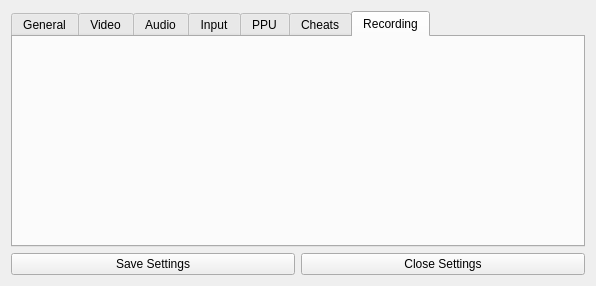
<?xml version="1.0" encoding="UTF-8"?>
<ui version="4.0">
 <class>wdgDialogSettings</class>
 <widget class="QWidget" name="wdgDialogSettings">
  <property name="geometry">
   <rect>
    <x>0</x>
    <y>0</y>
    <width>596</width>
    <height>286</height>
   </rect>
  </property>
  <property name="windowTitle">
   <string>Settings</string>
  </property>
  <layout class="QVBoxLayout" name="verticalLayout_wdgDialogSettings">
   <item>
    <widget class="QTabWidget" name="tabWidget_Settings">
     <property name="currentIndex">
      <number>6</number>
     </property>
     <widget class="QWidget" name="tab_General">
      <attribute name="icon">
       <iconset resource="resources.qrc">
        <normaloff>:/icon/icons/general.svgz</normaloff>:/icon/icons/general.svgz</iconset>
      </attribute>
      <attribute name="title">
       <string>General</string>
      </attribute>
      <layout class="QVBoxLayout" name="verticalLayout_tab_General">
       <item>
        <widget class="wdgSettingsGeneral" name="widget_Settings_General" native="true"/>
       </item>
      </layout>
     </widget>
     <widget class="QWidget" name="tab_Video">
      <attribute name="icon">
       <iconset resource="resources.qrc">
        <normaloff>:/icon/icons/video.svgz</normaloff>:/icon/icons/video.svgz</iconset>
      </attribute>
      <attribute name="title">
       <string>Video</string>
      </attribute>
      <layout class="QVBoxLayout" name="verticalLayout_tab_Video">
       <item>
        <widget class="wdgSettingsVideo" name="widget_Settings_Video" native="true"/>
       </item>
      </layout>
     </widget>
     <widget class="QWidget" name="tab_Audio">
      <attribute name="icon">
       <iconset resource="resources.qrc">
        <normaloff>:/icon/icons/audio.svgz</normaloff>:/icon/icons/audio.svgz</iconset>
      </attribute>
      <attribute name="title">
       <string>Audio</string>
      </attribute>
      <layout class="QVBoxLayout" name="verticalLayout_tab_Audio">
       <item>
        <widget class="wdgSettingsAudio" name="widget_Settings_Audio" native="true"/>
       </item>
      </layout>
     </widget>
     <widget class="QWidget" name="tab_Input">
      <attribute name="icon">
       <iconset resource="resources.qrc">
        <normaloff>:/icon/icons/input.svgz</normaloff>:/icon/icons/input.svgz</iconset>
      </attribute>
      <attribute name="title">
       <string>Input</string>
      </attribute>
      <layout class="QVBoxLayout" name="verticalLayout_tab_Input">
       <item>
        <widget class="wdgSettingsInput" name="widget_Settings_Input" native="true"/>
       </item>
      </layout>
     </widget>
     <widget class="QWidget" name="tab_PPU">
      <attribute name="icon">
       <iconset resource="resources.qrc">
        <normaloff>:/icon/icons/ppu.svgz</normaloff>:/icon/icons/ppu.svgz</iconset>
      </attribute>
      <attribute name="title">
       <string>PPU</string>
      </attribute>
      <layout class="QVBoxLayout" name="verticalLayout_tab_PPU">
       <item>
        <widget class="wdgSettingsPPU" name="widget_Settings_PPU" native="true"/>
       </item>
      </layout>
     </widget>
     <widget class="QWidget" name="tab_Cheats">
      <attribute name="icon">
       <iconset resource="resources.qrc">
        <normaloff>:/icon/icons/cheat.svgz</normaloff>:/icon/icons/cheat.svgz</iconset>
      </attribute>
      <attribute name="title">
       <string>Cheats</string>
      </attribute>
      <layout class="QVBoxLayout" name="verticalLayout_tab_Cheats">
       <item>
        <widget class="wdgSettingsCheats" name="widget_Settings_Cheats" native="true"/>
       </item>
      </layout>
     </widget>
     <widget class="QWidget" name="tab_Recording">
      <attribute name="icon">
       <iconset resource="resources.qrc">
        <normaloff>:/icon/icons/recording.svgz</normaloff>:/icon/icons/recording.svgz</iconset>
      </attribute>
      <attribute name="title">
       <string>Recording</string>
      </attribute>
      <layout class="QVBoxLayout" name="verticalLayout">
       <item>
        <widget class="wdgSettingsRecording" name="widget_Settings_Recording" native="true"/>
       </item>
      </layout>
     </widget>
    </widget>
   </item>
   <item>
    <layout class="QHBoxLayout" name="horizontalLayout_Save_Close_Buttons">
     <item>
      <widget class="themePushButton" name="pushButton_Save_Settings">
       <property name="text">
        <string>Save Settings</string>
       </property>
       <property name="icon">
        <iconset resource="resources.qrc">
         <normaloff>:/icon/icons/save.svgz</normaloff>:/icon/icons/save.svgz</iconset>
       </property>
      </widget>
     </item>
     <item>
      <widget class="themePushButton" name="pushButton_Close_Settings">
       <property name="text">
        <string>Close Settings</string>
       </property>
       <property name="icon">
        <iconset resource="resources.qrc">
         <normaloff>:/icon/icons/window_close.svgz</normaloff>:/icon/icons/window_close.svgz</iconset>
       </property>
      </widget>
     </item>
    </layout>
   </item>
  </layout>
 </widget>
 <customwidgets>
  <customwidget>
   <class>themePushButton</class>
   <extends>QPushButton</extends>
   <header>theme.hpp</header>
  </customwidget>
  <customwidget>
   <class>wdgSettingsPPU</class>
   <extends>QWidget</extends>
   <header>wdgSettingsPPU.hpp</header>
   <container>1</container>
  </customwidget>
  <customwidget>
   <class>wdgSettingsInput</class>
   <extends>QWidget</extends>
   <header>wdgSettingsInput.hpp</header>
   <container>1</container>
  </customwidget>
  <customwidget>
   <class>wdgSettingsGeneral</class>
   <extends>QWidget</extends>
   <header>wdgSettingsGeneral.hpp</header>
   <container>1</container>
  </customwidget>
  <customwidget>
   <class>wdgSettingsVideo</class>
   <extends>QWidget</extends>
   <header>wdgSettingsVideo.hpp</header>
   <container>1</container>
  </customwidget>
  <customwidget>
   <class>wdgSettingsAudio</class>
   <extends>QWidget</extends>
   <header>wdgSettingsAudio.hpp</header>
   <container>1</container>
  </customwidget>
  <customwidget>
   <class>wdgSettingsCheats</class>
   <extends>QWidget</extends>
   <header>wdgSettingsCheats.hpp</header>
   <container>1</container>
  </customwidget>
  <customwidget>
   <class>wdgSettingsRecording</class>
   <extends>QWidget</extends>
   <header>wdgSettingsRecording.hpp</header>
   <container>1</container>
  </customwidget>
 </customwidgets>
 <tabstops>
  <tabstop>tabWidget_Settings</tabstop>
  <tabstop>widget_Settings_General</tabstop>
  <tabstop>widget_Settings_Video</tabstop>
  <tabstop>widget_Settings_Audio</tabstop>
  <tabstop>widget_Settings_Input</tabstop>
  <tabstop>widget_Settings_PPU</tabstop>
  <tabstop>widget_Settings_Cheats</tabstop>
  <tabstop>widget_Settings_Recording</tabstop>
  <tabstop>pushButton_Save_Settings</tabstop>
  <tabstop>pushButton_Close_Settings</tabstop>
 </tabstops>
 <resources>
  <include location="resources.qrc"/>
 </resources>
 <connections/>
</ui>
